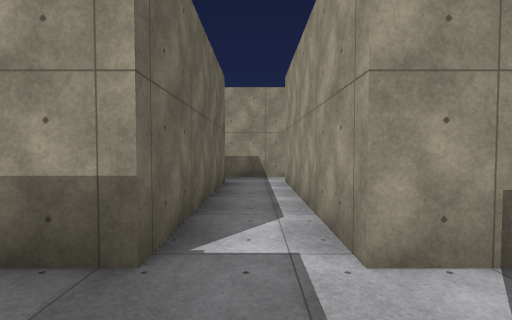
[1] (above)

24 first-person views from a walk through a 3-D level made in the Unity game engine. The camera is 1.5 m above the floor, tilts 2° down and sees 85° across. The floor is counted in squares, 2 m on a side. Each view is taken from the middle of a square. On the plan, view 1 faces up. The plan holds only what a view shows up to about 10 squares ahead; the rest is blank. The place goes on beyond the plan. Some trees and plants on the terrain are drawn as simple stand-ins. The player is left out. Surface patterns are stand-ins for the level's own textures.

[2]
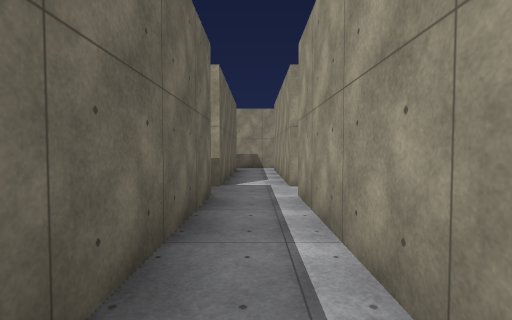

[3]
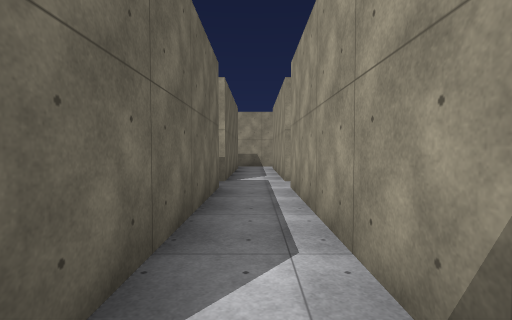

[4]
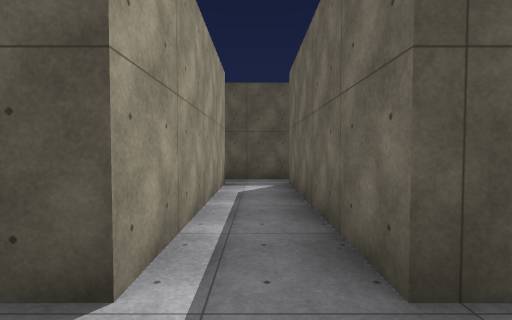

[5]
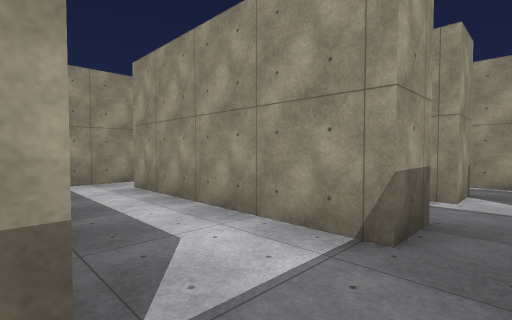

[6]
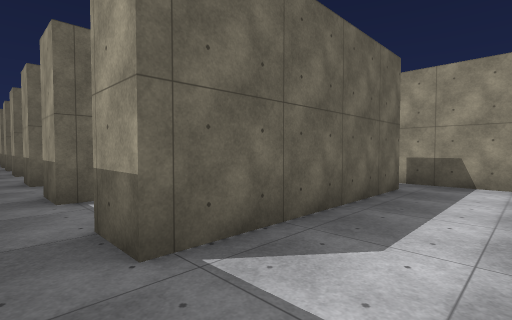

[7]
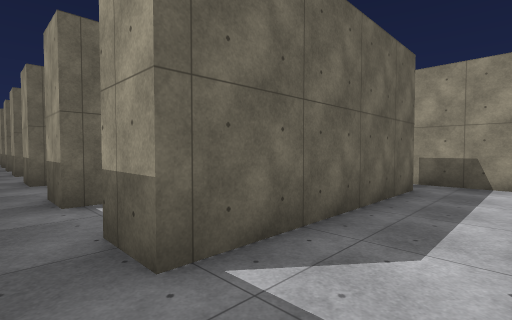

[8]
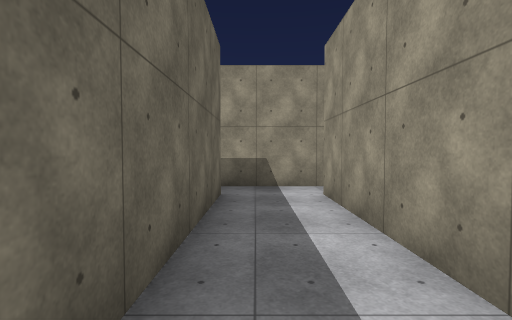

[9]
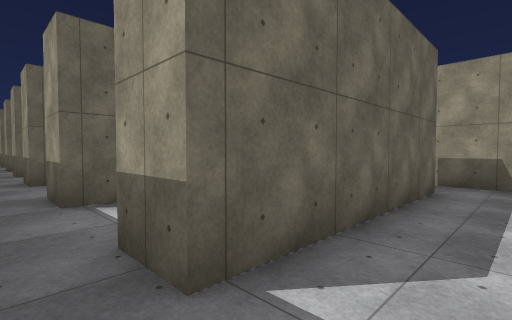

[10]
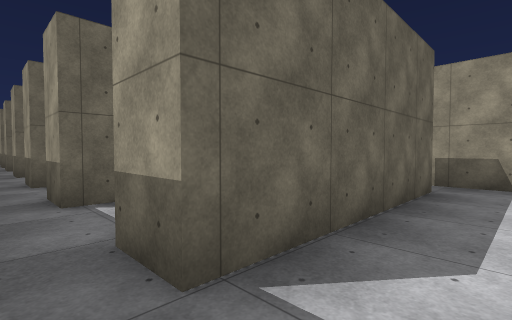

[11]
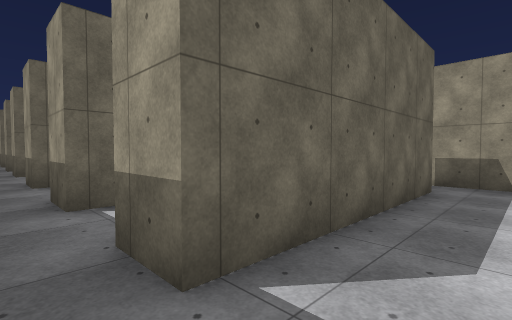

[12]
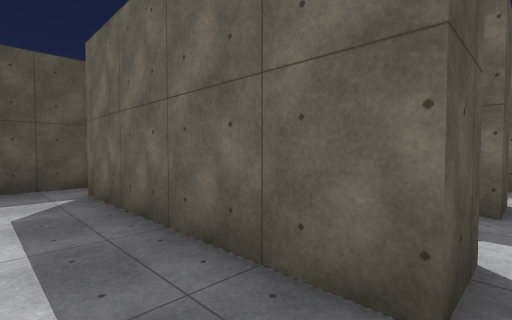

[13]
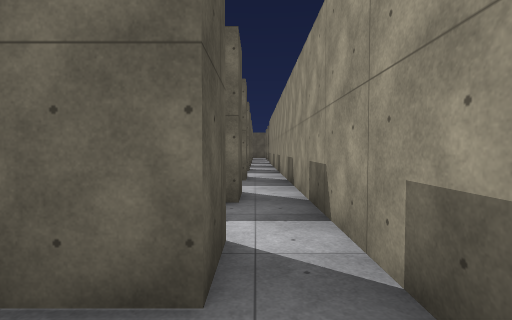

[14]
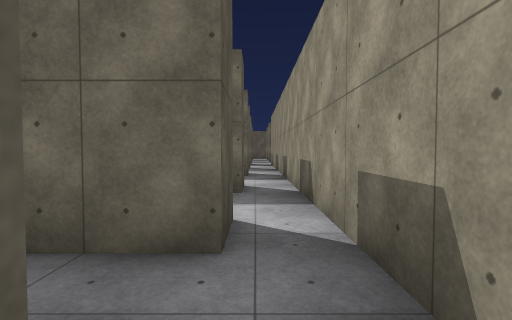

[15]
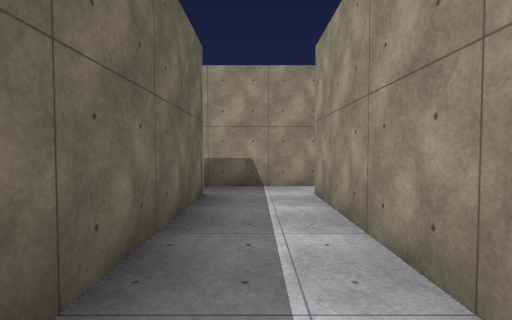

[16]
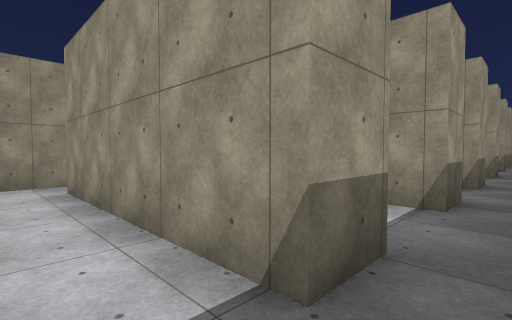

[17]
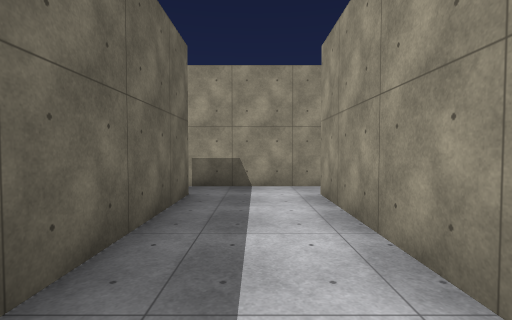

[18]
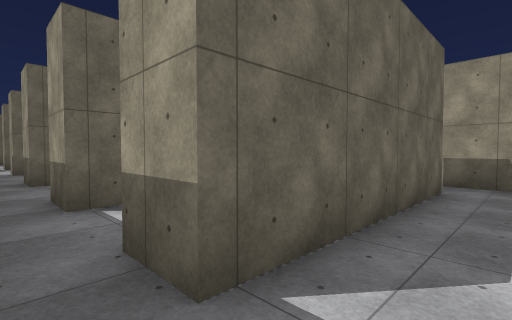

[19]
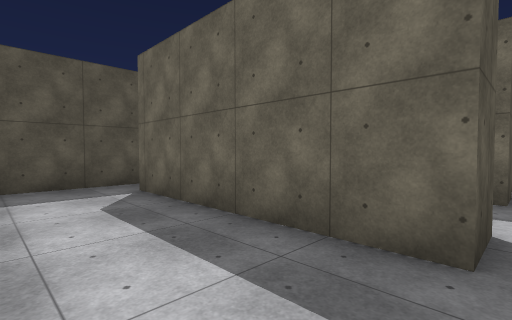

[20]
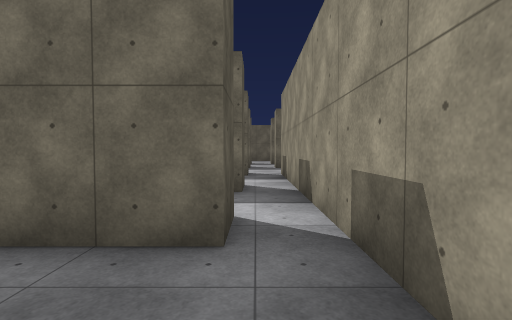

[21]
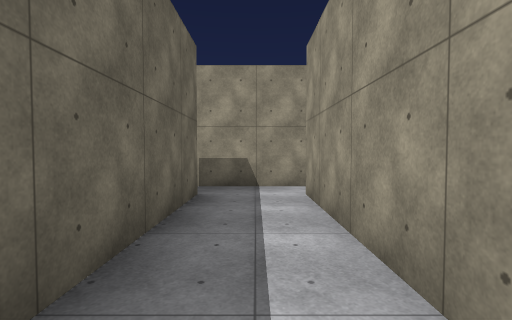

[22]
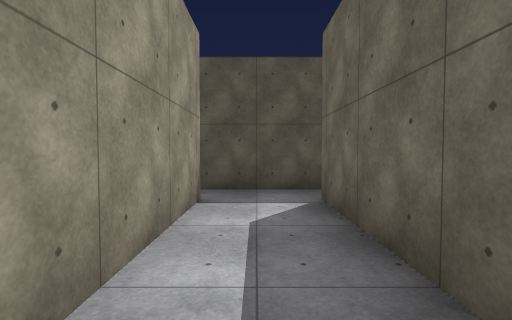

[23]
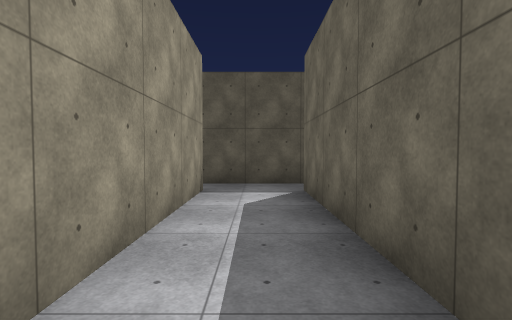

[24]
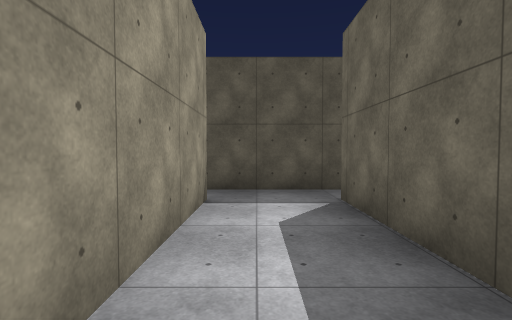

### Floor plan
Points are (right, up) in squares from view 1. A wall is a line through its corners. A room is listed if a view was taken in it or the views show most of it. See-through windows are left out.
Room 1 (views 1, 2, 3, 4)
walls: (0.7, 1.8) (0.7, 6.8); (-1.2, 0.7) (-0.7, 0.7) (-0.7, -4.4); (0.7, -4.4) (0.7, 0.7); (-0.7, 6.6) (-0.7, 1.8) (-1.7, 1.8); (-0.9, -5.3) (0.9, -5.3); (0.9, 7.8) (-1.6, 7.8)
ways out: opening at (-1, 1) to room 2; opening at (-1, 7) to room 2; opening at (-1, -5); opening at (1, -5); opening at (1, 1); opening at (1, 7)
Room 2 (views 5, 6, 7)
walls: (-1.7, 1.8) (-1.7, 6.8); (-3.8, 6.9) (-3.8, 1.8) (-4.9, 1.8); (-1.6, 7.8) (-5.5, 7.8)
ways out: opening at (-1, 1) to room 1; opening at (-1, 7) to room 1; opening at (-4.5, 1) to room 3; opening at (-4.5, 7) to room 3
Room 3 (view 8)
walls: (-4.8, 3.1) (-4.8, 6.8); (-6.6, 6.8) (-6.6, 1.8) (-7.6, 1.8); (-5.5, 7.8) (-7.5, 7.8)
ways out: opening at (-4.5, 1) to room 2; opening at (-4.5, 7) to room 2; opening at (-7, 1) to room 4; opening at (-7, 7) to room 4
Room 4 (view 9)
walls: (-9.2, 6.9) (-9.2, 1.8) (-10.3, 1.8); (-7.5, 7.8) (-9.5, 7.8)
ways out: opening at (-7, 1) to room 3; opening at (-7, 7) to room 3; opening at (-10, 1) to room 5
Room 5 (views 10, 24)
walls: (-10.3, 1.8) (-10.3, 5.2); (-12.3, 6.9) (-12.3, 1.8) (-13.4, 1.8); (-12.8, 0.7) (-10, 0.7); (-11.3, 7.8) (-12.6, 7.8)
ways out: opening at (-10, 1) to room 4; opening at (-13, 1) to room 6; opening at (-13, 7) to room 6
Room 6 (views 11, 12, 13, 14)
walls: (-16.4, 6.8) (-15.3, 6.8) (-15.3, 1.8) (-16.4, 1.8); (-15.6, 0.7) (-14.2, 0.7); (-14.3, 7.8) (-16.5, 7.8)
ways out: opening at (-13, 1) to room 5; opening at (-13, 7) to room 5; opening at (-16, 1) to room 10; opening at (-16, 7) to room 10
Room 7 (views 15, 19, 20, 23)
walls: (-19, 1.8) (-19, 6.8); (-21.9, 6.8) (-20.9, 6.8) (-20.9, 1.8) (-21.9, 1.8); (-19.5, 7.8) (-22.5, 7.8); (-22.5, 0.7) (-18.8, 0.7)
ways out: opening at (-21.5, 1) to room 8; opening at (-21.5, 7) to room 8; opening at (-18.5, 1) to room 10; opening at (-18.5, 7) to room 10
Room 8 (views 16, 17, 18)
walls: (-21.9, 1.8) (-21.9, 6.8); (-25.1, 6.8) (-24.1, 6.8) (-24.1, 1.8) (-25.1, 1.8); (-22.5, 7.8) (-25.5, 7.8); (-25.5, 0.7) (-22.5, 0.7)
ways out: opening at (-21.5, 1) to room 7; opening at (-21.5, 7) to room 7; opening at (-24.5, 1) to room 9; opening at (-24.5, 7) to room 9
Room 9 (views 21, 22)
walls: (-25.1, 1.8) (-25.1, 6.8); (-27.5, 6.8) (-27, 6.8) (-27, 1.8) (-27.5, 1.8); (-27.2, 0.7) (-25.5, 0.7); (-25.5, 7.8) (-27.5, 7.8)
ways out: opening at (-24.5, 1) to room 8; opening at (-24.5, 7) to room 8
Room 10 (no view inside)
walls: (-18, 2.4) (-18, 1.8) (-19, 1.8); (-19, 6.8) (-18, 6.8) (-18, 5.2); (-16.5, 7.8) (-19.5, 7.8)
ways out: opening at (-16, 1) to room 6; opening at (-16, 7) to room 6; opening at (-18.5, 1) to room 7; opening at (-18.5, 7) to room 7

Where each view was taken, in squares from view 1:
view 1: 0 up, 0 right, facing up
view 2: 4 down, 0 right, facing up
view 3: 5 down, 0 right, facing up
view 4: 2 up, 0 right, facing down
view 5: 1 up, 4 left, facing up-right
view 6: 1 up, 2 left, facing up-left
view 7: 1 up, 5 left, facing up-left
view 8: 2 up, 6 left, facing up
view 9: 1 up, 8 left, facing up-left
view 10: 1 up, 11 left, facing up-left
view 11: 1 up, 14 left, facing up-left
view 12: 7 up, 14 left, facing down-left
view 13: 7 up, 14 left, facing left
view 14: 7 up, 16 left, facing left
view 15: 2 up, 20 left, facing up
view 16: 1 up, 23 left, facing up-right
view 17: 2 up, 23 left, facing up
view 18: 1 up, 23 left, facing up-left
view 19: 7 up, 22 left, facing down-left
view 20: 7 up, 22 left, facing left
view 21: 2 up, 26 left, facing up
view 22: 6 up, 26 left, facing down
view 23: 7 up, 20 left, facing down
view 24: 6 up, 11 left, facing down
